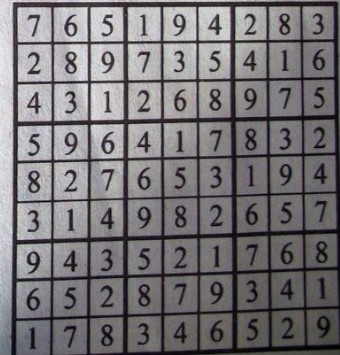
#> input picture test.jpg, 340 x 355 px
$ python -i sudokuSolver.py   (imports and definitions only)   (older library calls are emulated)
#> lines starting #> are read from the running program, lines starting #| are printed output that depends on the picture; after the words box and inside, x2 and y2 are one past the last pixel; in counts of white or black regions, pixels touching at a corner belong together
#> further down, picture is the input picture: shape (355, 340, 3); mean B, G, R 118.2, 115.4, 118.4
import numpy as np
import cv2 as cv
import math
from recognize import Recognize

import sudoku
import copy


# [71 lines left out: function recognize_sudoku, not called in this run]
def approx_90_degrees(angle, epsilon):
    return abs(angle - 90) < epsilon

# [129 lines left out: functions side_lengths_are_too_different, angle_between, invers_perspectiv, get_corners, cut_cell, sort_corner and 1 more, not called in this run]


def feature_image(image):
    img = cv.resize(image.copy(), (250, 250))
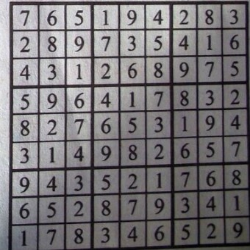
#> img: shape (250, 250, 3); mean B, G, R 118.1, 115.3, 118.3
    gray = cv.cvtColor(img, cv.COLOR_BGR2GRAY)
    blur = cv.blur(gray, (3, 3))
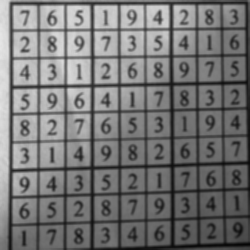
#> blur: shape (250, 250); min 6, max 230, mean 116.4
    thresh = cv.adaptiveThreshold(blur, 225, 0, 1, 11, 2)
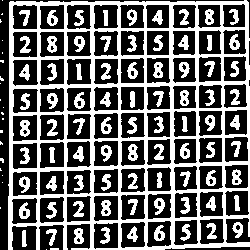
#> thresh: shape (250, 250); values 0 (black) and 225 (white), 39% white; 103 white regions (21 under 20 px), largest, box (x1, y1, x2, y2) and area: (8, 0, 250, 250) 16452, (20, 120, 30, 137) 123, (47, 36, 57, 53) 120
    kernel = np.ones((3, 3), np.uint8)
    opening = cv.morphologyEx(thresh, cv.MORPH_OPEN, kernel)
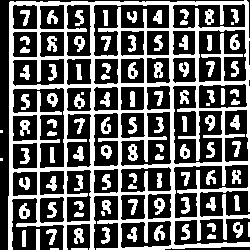
#> opening: shape (250, 250); values 0 (black) and 225 (white), 37.6% white; 102 white regions (7 under 20 px), largest, box (x1, y1, x2, y2) and area: (8, 0, 250, 250) 16055, (128, 144, 138, 161) 114, (154, 198, 165, 215) 112
    closing = cv.morphologyEx(opening, cv.MORPH_CLOSE, kernel)
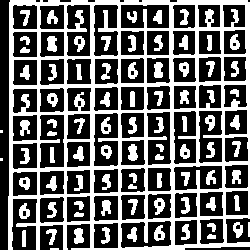
#> closing: shape (250, 250); values 0 (black) and 225 (white), 39% white; 86 white regions (3 under 20 px), largest, box (x1, y1, x2, y2) and area: (8, 0, 250, 250) 17393, (47, 36, 57, 52) 130, (128, 144, 138, 161) 128
    sift = cv.SIFT.create()
    kp = sift.detect(closing, None)
#> kp = 1469 keypoints; strongest (x, y, size): (106, 151, 2.7), (106, 129, 2.6), (82, 93, 2.1), (79, 41, 2.6)

    img2 = cv.drawKeypoints(img, kp, None, color=(240, 0, 255))
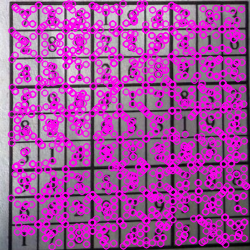
#> img2: shape (250, 250, 3); mean B, G, R 158.4, 76.9, 163.3
    # cv.imshow("img", img2)
    # print(np.array(cv.KeyPoint_convert(kp)))
    # cv.waitKey(0)


# [30 lines left out: function write_solution_on_image, not called in this run]

>>> import cv2
>>> picture = cv2.imread('test.jpg')
>>> result = feature_image(picture)
